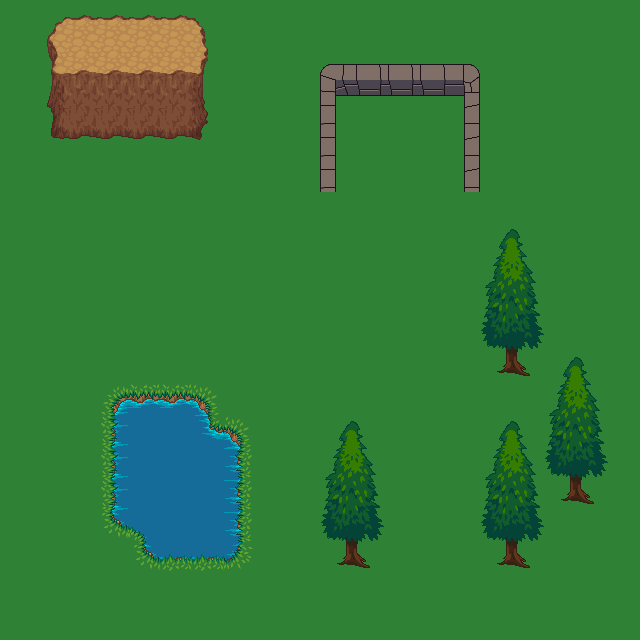

A 2D game scene composited from a Tiled map and its tileset images. What follows is a short description and the map's XML, with each tile layer's data collapsed to a summary:
An orthogonal 20x20 tile map with 32x32 px tiles, 3 tile layers (Background, Top Background, Foreground) and 12 objects (SpawnPlayer).

<map version="1.0" tiledversion="1.0.3" orientation="orthogonal" renderorder="right-down" width="20" height="20" tilewidth="32" tileheight="32" nextobjectid="54">
 <tileset firstgid="1" source="main_map.tsx" />
 <layer name="Background" width="20" height="20">
  <data>[400 cells, 400 non-empty, 13 distinct tile ids]</data>
 </layer>
 <layer name="Top Background" width="20" height="20">
  <data>[400 cells, 31 non-empty, 13 distinct tile ids]</data>
 </layer>
 <layer name="Foreground" width="20" height="20">
  <data>[400 cells, 50 non-empty, 17 distinct tile ids]</data>
 </layer>
 <objectgroup name="Collision">
  <object id="26" x="320" y="64" width="32" height="128" />
  <object id="28" x="320" y="64" width="160" height="32" />
  <object id="29" x="448" y="64" width="32" height="128" />
  <object id="33" x="335.5" y="528.5" width="36" height="47.5" />
  <object id="34" x="96" y="384" width="128" height="160" />
  <object id="35" x="224" y="416" width="32" height="128" />
  <object id="36" x="128" y="544" width="128" height="32" />
  <object id="37" x="42" y="91.5" width="171.5" height="53.5" />
  <object id="39" x="495.5" y="528.75" width="36" height="47.5" />
  <object id="40" x="559" y="464.25" width="36" height="47.5" />
  <object id="41" x="495" y="336.25" width="36" height="47.5" />
 </objectgroup>
 <objectgroup name="SpawnPoints">
  <object id="51" name="SpawnPlayer" x="384" y="160" />
 </objectgroup>
</map>
